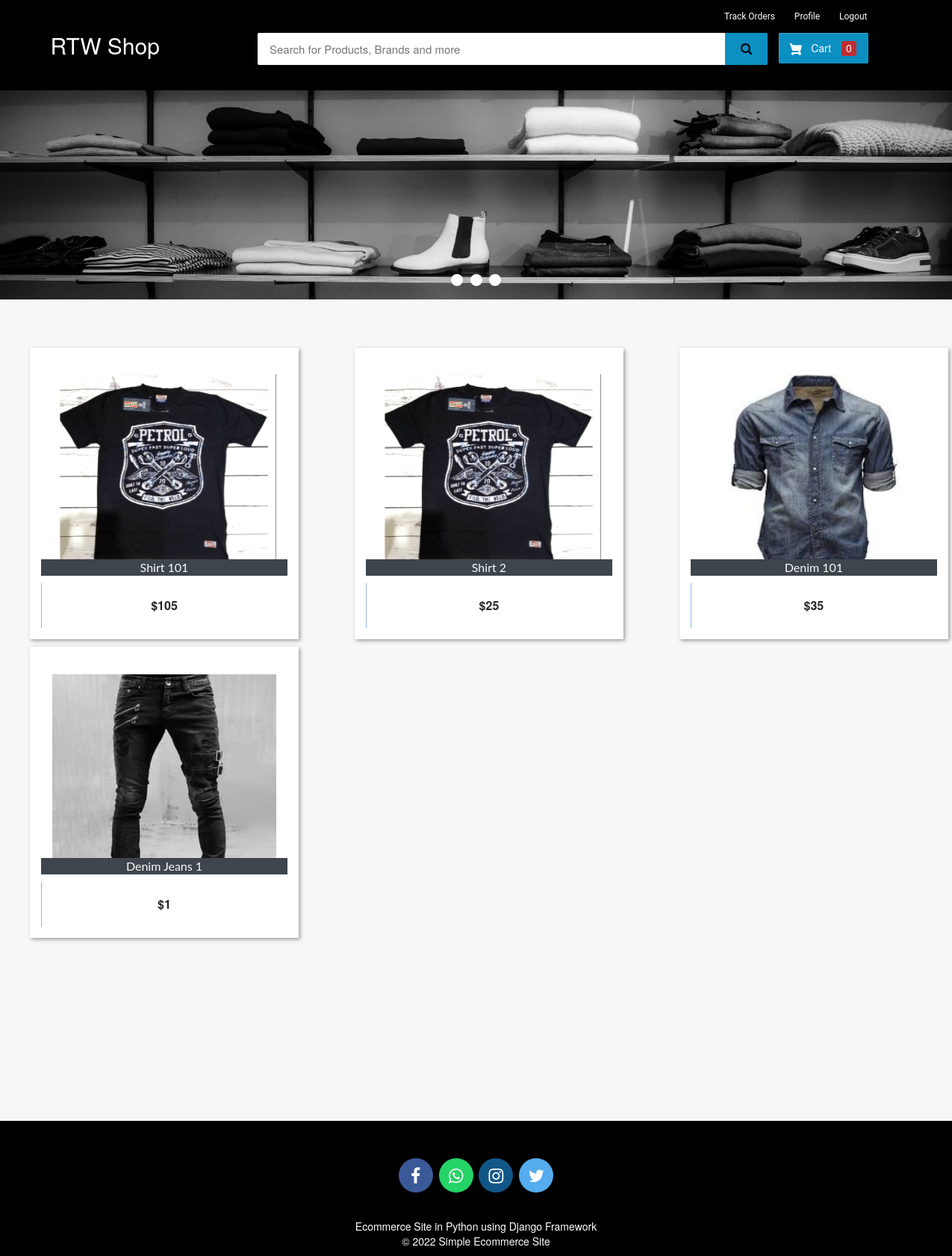
The app's page /customer-home (signed in) with its own data.
### ecom/models.py (models this page shows, shortened)
class Product(models.Model):
    name=models.CharField(max_length=40)
    product_image= models.ImageField(upload_to='product_image/',null=True,blank=True)
    price = models.PositiveIntegerField()
    description=models.CharField(max_length=40)

### ecom/views.py (the view)
# urls.py: path('customer-home', views.customer_home_view,name='customer-home'),
@login_required(login_url='customerlogin')
@user_passes_test(is_customer)
def customer_home_view(request):
    products=models.Product.objects.all()
    if 'product_ids' in request.COOKIES:
        product_ids = request.COOKIES['product_ids']
        counter=product_ids.split('|')
        product_count_in_cart=len(set(counter))
    else:
        product_count_in_cart=0
    return render(request,'ecom/customer_home.html',{'products':products,'product_count_in_cart':product_count_in_cart})

### ecom/views.py (called while the page is built)
def is_customer(user):
    return user.groups.filter(name='CUSTOMER').exists()

### templates/ecom/customer_home.html (shortened to what this page needs)
{% extends 'ecom/customer_base.html' %}
{% load static %}
{% block content %}
<div class="row">
  <div class="col-md-12">
    <div class="slider-container">
      <div class="menu">
        <label for="slide-dot-1"></label>
        <label for="slide-dot-2"></label>
        <label for="slide-dot-3"></label>
      </div>
        <div class="slide slide-1"></div>
    </div>
  </div>
</div>
  {%if products%}
  <br>
  <div class="row">
      {% for p in products %}
      <div class="column">
      <div class="container page-wrapper" style="width: 450px;">
        <div class="page-inner">
          <div class="row">
            <div class="el-wrapper">
              <div class="box-up">
                <img class="img" src="{% static p.product_image.url %}" alt="product pic" height="300px" width="300px">
                <div class="img-info">
                  <div class="info-inner">
                    <span style="background-color:#3e454c; color:fbfbfb;"class="p-company">{{p.name}}</span>
                  </div>
                </div>
              </div>
              <div class="box-down">
                <a class="cart" href="{% url 'add-to-cart' p.id  %}?next_page={{ request.path }}">
                  <span class="price">${{p.price}}</span>
                  <span class="add-to-cart">
                    <span class="txt"><i class="fa fa-shopping-cart"></i> Add To Cart</span>
                  </span>
                </a>
              </div>
            </div>
          </div>
        </div>
      </div>
      </div>
{% if forloop.counter|divisibleby:"3" %}
    </div>
    <div class="row">
          <br><br><br><br><br>
{% endif %}
  {% endfor %}
</div>
{%else%}
<h3 style="text-align:center; color:#3E454C;">No Search Found</h3>
{%endif%}
<br><br><br>
<br><br><br><br><br><br><br><br><br><br><br><br>
{% endblock content %}

### templates/ecom/customer_base.html (style rules this page uses)
body { background-color: #f7f7f7; }
.menu { cursor: pointer }
.fa { font-size: 23px; width: 2em; height: 2em; text-align: center; text-decoration: none; margin: 5px 2px; border-radius: 50%; padding-top: 0.5em; }

### records on screen
Product: product_image (picture), name "Shirt 101", price "105"
Product: product_image (picture), name "Shirt 2", price "25"
Product: product_image (picture), name "Denim 101", price "35"
Product: product_image (picture), name "Denim Jeans 1", price "1"

### other values on screen
{{ product_count_in_cart }} "0"
